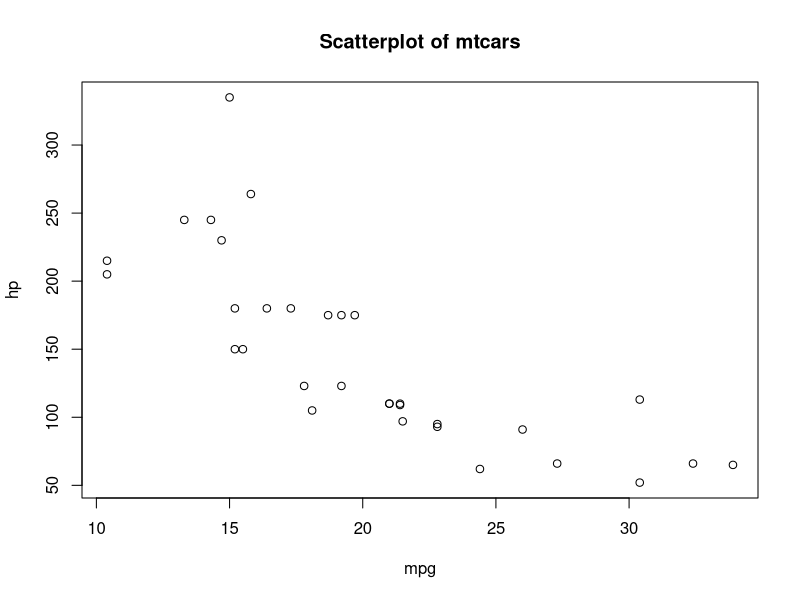

The R script that drew this image:
#Load mtcars dataset
data(mtcars)
#Assign to a variable
vroom <- mtcars
#Check the class of variable
class(vroom)
#Scatter plot of vroom
plot(vroom$mpg,vroom$hp, main = "Scatterplot of mtcars", xlab = "mpg", ylab = "hp")
